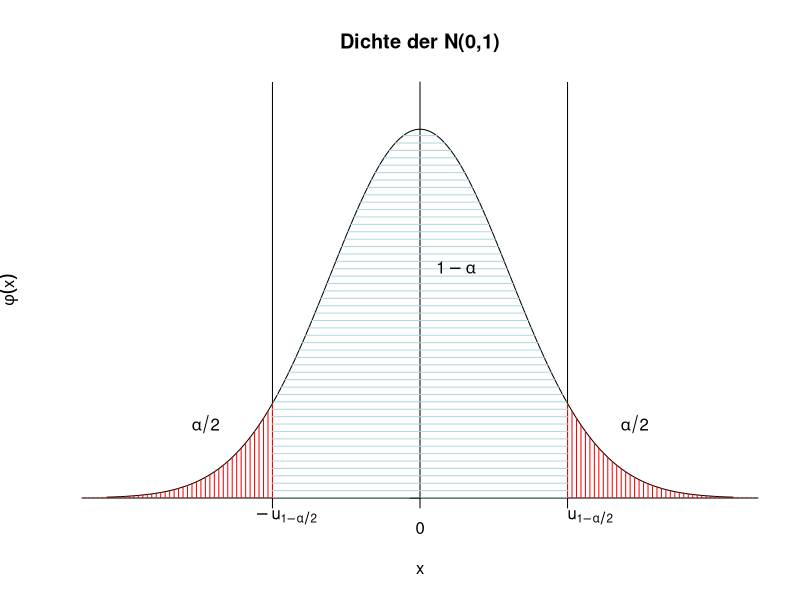
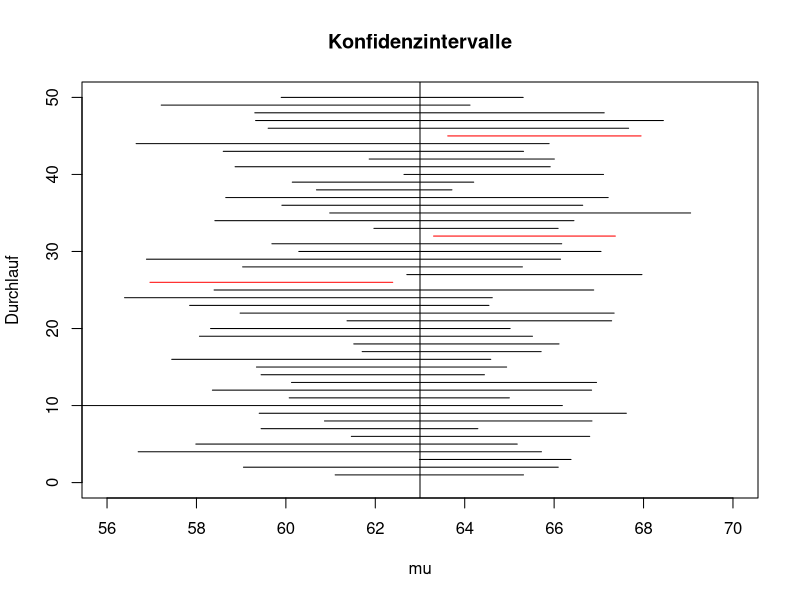

Reproduce these figures in R, in order.
## ---- chunk 1
#| code-fold: true
#| code-summary: "R-Code zeigen"
x <- seq(from=-3.5, to=3.5, length=200)
plot(x, dnorm(x), 
     type="l", 
     axes=FALSE,
     ylim=c(0,0.45),
     yaxs="i",
     xlab="x", 
     ylab=expression(phi(x)),
     main="Dichte der N(0,1)")

axis(1, 
     at=c(-4, -1.65, 0, 1.65, 4), 
     labels=FALSE)
axis(2, 
     pos=0, 
     at=c(0, 0.5), 
     labels=FALSE)
abline(v=c(-1.65, 1.65))

mtext(expression(-u[1-alpha/2]),
      at=-1.5, 
      side=1, 
      line=0.5)
mtext(expression(u[1-alpha/2]),
      at=1.9, 
      side=1, 
      line=0.5)
mtext(0, 
      side=1, 
      line=1)

for(x in seq(1.65, 4, by=0.05)){
  lines(c(-x, -x), c(0, dnorm(x)), col="red")
  lines(c(x, x), c(0, dnorm(x)), col="red")
}
for(y in seq(0, dnorm(0), by=0.008)){
  lines(c(max(-1.65, -sqrt(-2*log(y*sqrt(2*pi)))),
          min(1.65, sqrt(-2*log(y*sqrt(2*pi))))),
        c(y, y), col="lightblue")
}

text(-2.4,0.08,
     expression(alpha/2))
text(0.4,0.25,
     expression(1-alpha))
text(2.4,0.08,
     expression(alpha/2))
## ---- chunk 2
gut_bez <- ceiling(rlnorm(50, 1.7, 0.5))
gut_bez <- gut_bez-min(gut_bez)
head(gut_bez)
## ---- chunk 3
mean(gut_bez)
## ---- chunk 4
sd(gut_bez)
## ---- chunk 5
n <- length(gut_bez)
alpha <- 0.05
qnt <- qnorm(1-alpha/2)
k_unten <- mean(gut_bez) - qnt * sd(gut_bez)/sqrt(n)
k_oben <- mean(gut_bez) + qnt * sd(gut_bez)/sqrt(n)

round(c(k_unten, k_oben),2)
## ---- chunk 6
anteil <- c(59.81, 61.15, 56.56, 63.71, 
            54.97, 62.64, 61.43, 59.83)
## ---- chunk 7
mean(anteil)
## ---- chunk 8
alpha <- 0.05
qnt <- qt(1-alpha/2, df=7)
print(qnt)
## ---- chunk 9
mean(anteil) - qnt * sd(anteil)/sqrt(8)
## ---- chunk 10
mean(anteil) + qnt * sd(anteil)/sqrt(8)
## ---- chunk 11
n <- 1000
alpha <- 0.05
qnt <- qnorm(1 - alpha/2)
pi_dach <- 0.273
k_unten <- pi_dach - qnt * sqrt(pi_dach * (1-pi_dach) / n)
k_oben <- pi_dach + qnt * sqrt(pi_dach * (1-pi_dach) / n)
paste(round(k_unten, 3), 
      round(k_oben, 3), 
      sep="; ")
## ---- chunk 12
mu <- 63
sigma <- 4
n <- 8
alpha <- 0.05
R <- 10000

# (1-alpha/2)-Quantil der t-Verteilung
# mit n-1 Freiheitsgraden
qnt <- qt(1-alpha/2, df=n-1)

# Initialisierung eines Zählers
z <- 0

for(r in 1:R){
  
  # Ziehung der Stichprobe
  x <- rnorm(n, mean=mu, sd=sigma)
  
  # Berechnung der Intervallgrenzen
  k_unten <- mean(x) - qnt * sd(x)/sqrt(n)
  k_oben <- mean(x) + qnt * sd(x)/sqrt(n)
  
  # Wird der wahre Wert mu überdeckt? 
  # Wenn ja, setze den Zähler hoch
  if(k_unten <= mu & mu <= k_oben){
    z <- z+1
  }
}
## ---- chunk 13
print(z/R)
## ---- chunk 14
mu <- 63
sigma <- 4
n <- 8
alpha <- 0.05
R <- 50
qnt <- qt(1-alpha/2, df=n-1)
repeat{
  K <- replicate(R,{
    x <- rnorm(n, mean=mu, sd=sigma)
    k_unten <- mean(x) - qnt * sd(x)/sqrt(n)
    k_oben <- mean(x) + qnt * sd(x)/sqrt(n)
    c(k_unten, k_oben)
  })
  z <- sum(K[1,] > mu | K[2,] < mu)
  if(z >= 3 & z <= 4) break
}
plot(c(56,70),c(0,R),t="n",
     xlab="mu", ylab="Durchlauf", main="Konfidenzintervalle")
abline(v=mu)
for(r in 1:R){
  if(K[1,r] <= mu & mu <= K[2,r]){
    lines(x=K[,r], y=c(r, r))
  } else {
    lines(x=K[,r], y=c(r, r), col="red")
  }
}
